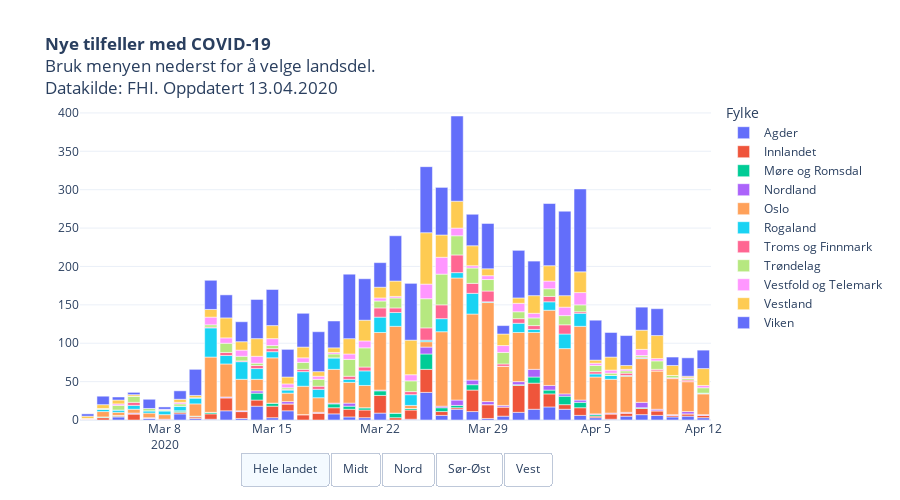

The notebook cell this image was saved under:
### Code cell
legend = [i for i in endring["Fylke"].dropna().unique()]
foretak = [i for i in endring["RHF"].dropna().unique()]
legend.sort()
foretak.sort()

fig = px.bar(endring, x='variable', y='value',
             category_orders={"RHF": foretak},
             title = "<b>Nye tilfeller med COVID-19</b><br>Bruk menyen nederst for å velge landsdel.<br>Datakilde: FHI. Oppdatert "+datetime.today().strftime('%d.%m.%Y'),
             color='Fylke', 
             height=500,
             hover_name="Fylke",
             hover_data=["value"],
             template = "plotly_white",
             labels = {"variable": "Dato", "value": "Nye tilfeller"}    
            )



fig.update_layout(
    updatemenus = list([
    dict(type="buttons", 
         direction="left", 
         active=0,
         buttons=list([
                        dict(label='Hele landet',
                 method='update',
                 args=[{'visible': [True, True, True, True, True, True, True, True, True, True, True]},
                       {'yaxis': {"title": "",
                                  "annotations": []}}]), 
            dict(label='Midt',
                 method='update',
                 args=[{'visible': [False, False, True, False, False, False, False, True, False, False, False]},
                       {'yaxis': {"title": "",
                                  "annotations": []}}]),         
            dict(label='Nord',
                 method='update',
                 args=[{'visible': [False, False, False, True, False, False, True, False, False, False, False]},
                       {'yaxis': {"title": "",
                                  "annotations": []}}]),
            
            dict(label='Sør-Øst',
                 method='update',
                 args=[{'visible': [True, True, False, False, True, False, False, False, True, False, True]},
                       {'yaxis': {"title": "",
                                  "annotations": []}}]),  
                               
             dict(label='Vest',
                 method='update',
                 args=[{'visible': [False, False, False, False, False, True, False, False, False, True, False]},
                       {'yaxis': {"title": "",
                                  "annotations": []}}])  
             
            ]),
            showactive=True,
            x=0.5,
            xanchor="center",
            y=-0.1,
            yanchor="top"
        )
    ]))

fig.update_layout(autosize=True,
    #margin=dict(l=100, r=100, t=150, b=0),
    paper_bgcolor='rgba(0, 0, 0, 0)',
    xaxis=dict(title=''),
    yaxis=dict(title='', rangemode = 'tozero'),
    #plot_bgcolor='rgb(248, 248, 255),'
                 )

py.plot(fig, filename='COVID19_nye_tilfeller.html', auto_open=False)
fig.show()

### Figure 1 — Plotly figure (JSON) as saved in the notebook; plotly's stock layout.template omitted (floating-point values rounded to 4 significant figures)
{"data": [{"alignmentgroup": "True", "customdata": [[1], [0], [4], [0], [2], [0], [8], [2], [1], [12], [2], [18], [3], [12], [0], [0], [8], [4], [3], [9], [0], [1], [36], [6], [14], [11], [2], [5], [10], [14], [17], [14], [6], [3], [1], [5], [7], [6], [4], [5], [3]], "hoverlabel": {"namelength": 0}, "hovertemplate": "<b>%{hovertext}</b><br><br>Fylke=Agder<br>Dato=%{x}<br>Nye tilfeller=%{customdata[0]}", "hovertext": ["Agder", "Agder", "Agder", "Agder", "Agder", "Agder", "Agder", "Agder", "Agder", "Agder", "Agder", "Agder", "Agder", "Agder", "Agder", "Agder", "Agder", "Agder", "Agder", "Agder", "Agder", "Agder", "Agder", "Agder", "Agder", "Agder", "Agder", "Agder", "Agder", "Agder", "Agder", "Agder", "Agder", "Agder", "Agder", "Agder", "Agder", "Agder", "Agder", "Agder", "Agder"], "legendgroup": "Agder", "marker": {"color": "#636efa"}, "name": "Agder", "offsetgroup": "Agder", "orientation": "v", "showlegend": true, "textposition": "auto", "type": "bar", "x": ["2020-03-03T00:00:00", "2020-03-04T00:00:00", "2020-03-05T00:00:00", "2020-03-06T00:00:00", "2020-03-07T00:00:00", "2020-03-08T00:00:00", "2020-03-09T00:00:00", "2020-03-10T00:00:00", "2020-03-11T00:00:00", "2020-03-12T00:00:00", "2020-03-13T00:00:00", "2020-03-14T00:00:00", "2020-03-15T00:00:00", "2020-03-16T00:00:00", "2020-03-17T00:00:00", "2020-03-18T00:00:00", "2020-03-19T00:00:00", "2020-03-20T00:00:00", "2020-03-21T00:00:00", "2020-03-22T00:00:00", "2020-03-23T00:00:00", "2020-03-24T00:00:00", "2020-03-25T00:00:00", "2020-03-26T00:00:00", "2020-03-27T00:00:00", "2020-03-28T00:00:00", "2020-03-29T00:00:00", "2020-03-30T00:00:00", "2020-03-31T00:00:00", "2020-04-01T00:00:00", "2020-04-02T00:00:00", "2020-04-03T00:00:00", "2020-04-04T00:00:00", "2020-04-05T00:00:00", "2020-04-06T00:00:00", "2020-04-07T00:00:00", "2020-04-08T00:00:00", "2020-04-09T00:00:00", "2020-04-10T00:00:00", "2020-04-11T00:00:00", "2020-04-12T00:00:00"], "xaxis": "x", "y": [1, 0, 4, 0, 2, 0, 8, 2, 1, 12, 2, 18, 3, 12, 0, 0, 8, 4, 3, 9, 0, 1, 36, 6, 14, 11, 2, 5, 10, 14, 17, 14, 6, 3, 1, 5, 7, 6, 4, 5, 3], "yaxis": "y"}, {"alignmentgroup": "True", "customdata": [[0], [3], [1], [8], [0], [0], [2], [2], [7], [17], [9], [8], [15], [9], [7], [9], [8], [10], [10], [23], [3], [12], [30], [5], [2], [28], [18], [12], [35], [34], [17], [6], [10], [2], [7], [4], [8], [6], [2], [3], [3]], "hoverlabel": {"namelength": 0}, "hovertemplate": "<b>%{hovertext}</b><br><br>Fylke=Innlandet<br>Dato=%{x}<br>Nye tilfeller=%{customdata[0]}", "hovertext": ["Innlandet", "Innlandet", "Innlandet", "Innlandet", "Innlandet", "Innlandet", "Innlandet", "Innlandet", "Innlandet", "Innlandet", "Innlandet", "Innlandet", "Innlandet", "Innlandet", "Innlandet", "Innlandet", "Innlandet", "Innlandet", "Innlandet", "Innlandet", "Innlandet", "Innlandet", "Innlandet", "Innlandet", "Innlandet", "Innlandet", "Innlandet", "Innlandet", "Innlandet", "Innlandet", "Innlandet", "Innlandet", "Innlandet", "Innlandet", "Innlandet", "Innlandet", "Innlandet", "Innlandet", "Innlandet", "Innlandet", "Innlandet"], "legendgroup": "Innlandet", "marker": {"color": "#EF553B"}, "name": "Innlandet", "offsetgroup": "Innlandet", "orientation": "v", "showlegend": true, "textposition": "auto", "type": "bar", "x": ["2020-03-03T00:00:00", "2020-03-04T00:00:00", "2020-03-05T00:00:00", "2020-03-06T00:00:00", "2020-03-07T00:00:00", "2020-03-08T00:00:00", "2020-03-09T00:00:00", "2020-03-10T00:00:00", "2020-03-11T00:00:00", "2020-03-12T00:00:00", "2020-03-13T00:00:00", "2020-03-14T00:00:00", "2020-03-15T00:00:00", "2020-03-16T00:00:00", "2020-03-17T00:00:00", "2020-03-18T00:00:00", "2020-03-19T00:00:00", "2020-03-20T00:00:00", "2020-03-21T00:00:00", "2020-03-22T00:00:00", "2020-03-23T00:00:00", "2020-03-24T00:00:00", "2020-03-25T00:00:00", "2020-03-26T00:00:00", "2020-03-27T00:00:00", "2020-03-28T00:00:00", "2020-03-29T00:00:00", "2020-03-30T00:00:00", "2020-03-31T00:00:00", "2020-04-01T00:00:00", "2020-04-02T00:00:00", "2020-04-03T00:00:00", "2020-04-04T00:00:00", "2020-04-05T00:00:00", "2020-04-06T00:00:00", "2020-04-07T00:00:00", "2020-04-08T00:00:00", "2020-04-09T00:00:00", "2020-04-10T00:00:00", "2020-04-11T00:00:00", "2020-04-12T00:00:00"], "xaxis": "x", "y": [0, 3, 1, 8, 0, 0, 2, 2, 7, 17, 9, 8, 15, 9, 7, 9, 8, 10, 10, 23, 3, 12, 30, 5, 2, 28, 18, 12, 35, 34, 17, 6, 10, 2, 7, 4, 8, 6, 2, 3, 3], "yaxis": "y"}, {"alignmentgroup": "True", "customdata": [[0], [1], [1], [0], [0], [0], [2], [1], [2], [0], [0], [9], [4], [0], [0], [0], [5], [4], [3], [6], [6], [2], [20], [5], [3], [7], [0], [0], [1], [8], [5], [11], [7], [2], [0], [0], [1], [0], [0], [0], [0]], "hoverlabel": {"namelength": 0}, "hovertemplate": "<b>%{hovertext}</b><br><br>Fylke=Møre og Romsdal<br>Dato=%{x}<br>Nye tilfeller=%{customdata[0]}", "hovertext": ["Møre og Romsdal", "Møre og Romsdal", "Møre og Romsdal", "Møre og Romsdal", "Møre og Romsdal", "Møre og Romsdal", "Møre og Romsdal", "Møre og Romsdal", "Møre og Romsdal", "Møre og Romsdal", "Møre og Romsdal", "Møre og Romsdal", "Møre og Romsdal", "Møre og Romsdal", "Møre og Romsdal", "Møre og Romsdal", "Møre og Romsdal", "Møre og Romsdal", "Møre og Romsdal", "Møre og Romsdal", "Møre og Romsdal", "Møre og Romsdal", "Møre og Romsdal", "Møre og Romsdal", "Møre og Romsdal", "Møre og Romsdal", "Møre og Romsdal", "Møre og Romsdal", "Møre og Romsdal", "Møre og Romsdal", "Møre og Romsdal", "Møre og Romsdal", "Møre og Romsdal", "Møre og Romsdal", "Møre og Romsdal", "Møre og Romsdal", "Møre og Romsdal", "Møre og Romsdal", "Møre og Romsdal", "Møre og Romsdal", "Møre og Romsdal"], "legendgroup": "Møre og Romsdal", "marker": {"color": "#00cc96"}, "name": "Møre og Romsdal", "offsetgroup": "Møre og Romsdal", "orientation": "v", "showlegend": true, "textposition": "auto", "type": "bar", "x": ["2020-03-03T00:00:00", "2020-03-04T00:00:00", "2020-03-05T00:00:00", "2020-03-06T00:00:00", "2020-03-07T00:00:00", "2020-03-08T00:00:00", "2020-03-09T00:00:00", "2020-03-10T00:00:00", "2020-03-11T00:00:00", "2020-03-12T00:00:00", "2020-03-13T00:00:00", "2020-03-14T00:00:00", "2020-03-15T00:00:00", "2020-03-16T00:00:00", "2020-03-17T00:00:00", "2020-03-18T00:00:00", "2020-03-19T00:00:00", "2020-03-20T00:00:00", "2020-03-21T00:00:00", "2020-03-22T00:00:00", "2020-03-23T00:00:00", "2020-03-24T00:00:00", "2020-03-25T00:00:00", "2020-03-26T00:00:00", "2020-03-27T00:00:00", "2020-03-28T00:00:00", "2020-03-29T00:00:00", "2020-03-30T00:00:00", "2020-03-31T00:00:00", "2020-04-01T00:00:00", "2020-04-02T00:00:00", "2020-04-03T00:00:00", "2020-04-04T00:00:00", "2020-04-05T00:00:00", "2020-04-06T00:00:00", "2020-04-07T00:00:00", "2020-04-08T00:00:00", "2020-04-09T00:00:00", "2020-04-10T00:00:00", "2020-04-11T00:00:00", "2020-04-12T00:00:00"], "xaxis": "x", "y": [0, 1, 1, 0, 0, 0, 2, 1, 2, 0, 0, 9, 4, 0, 0, 0, 5, 4, 3, 6, 6, 2, 20, 5, 3, 7, 0, 0, 1, 8, 5, 11, 7, 2, 0, 0, 1, 0, 0, 0, 0], "yaxis": "y"}, {"alignmentgroup": "True", "customdata": [[0], [0], [0], [1], [1], [1], [0], [0], [0], [1], [1], [3], [0], [3], [0], [1], [1], [4], [0], [1], [0], [0], [9], [2], [7], [6], [4], [2], [4], [10], [6], [3], [3], [1], [1], [1], [7], [2], [1], [3], [1]], "hoverlabel": {"namelength": 0}, "hovertemplate": "<b>%{hovertext}</b><br><br>Fylke=Nordland<br>Dato=%{x}<br>Nye tilfeller=%{customdata[0]}", "hovertext": ["Nordland", "Nordland", "Nordland", "Nordland", "Nordland", "Nordland", "Nordland", "Nordland", "Nordland", "Nordland", "Nordland", "Nordland", "Nordland", "Nordland", "Nordland", "Nordland", "Nordland", "Nordland", "Nordland", "Nordland", "Nordland", "Nordland", "Nordland", "Nordland", "Nordland", "Nordland", "Nordland", "Nordland", "Nordland", "Nordland", "Nordland", "Nordland", "Nordland", "Nordland", "Nordland", "Nordland", "Nordland", "Nordland", "Nordland", "Nordland", "Nordland"], "legendgroup": "Nordland", "marker": {"color": "#ab63fa"}, "name": "Nordland", "offsetgroup": "Nordland", "orientation": "v", "showlegend": true, "textposition": "auto", "type": "bar", "x": ["2020-03-03T00:00:00", "2020-03-04T00:00:00", "2020-03-05T00:00:00", "2020-03-06T00:00:00", "2020-03-07T00:00:00", "2020-03-08T00:00:00", "2020-03-09T00:00:00", "2020-03-10T00:00:00", "2020-03-11T00:00:00", "2020-03-12T00:00:00", "2020-03-13T00:00:00", "2020-03-14T00:00:00", "2020-03-15T00:00:00", "2020-03-16T00:00:00", "2020-03-17T00:00:00", "2020-03-18T00:00:00", "2020-03-19T00:00:00", "2020-03-20T00:00:00", "2020-03-21T00:00:00", "2020-03-22T00:00:00", "2020-03-23T00:00:00", "2020-03-24T00:00:00", "2020-03-25T00:00:00", "2020-03-26T00:00:00", "2020-03-27T00:00:00", "2020-03-28T00:00:00", "2020-03-29T00:00:00", "2020-03-30T00:00:00", "2020-03-31T00:00:00", "2020-04-01T00:00:00", "2020-04-02T00:00:00", "2020-04-03T00:00:00", "2020-04-04T00:00:00", "2020-04-05T00:00:00", "2020-04-06T00:00:00", "2020-04-07T00:00:00", "2020-04-08T00:00:00", "2020-04-09T00:00:00", "2020-04-10T00:00:00", "2020-04-11T00:00:00", "2020-04-12T00:00:00"], "xaxis": "x", "y": [0, 0, 0, 1, 1, 1, 0, 0, 0, 1, 1, 3, 0, 3, 0, 1, 1, 4, 0, 1, 0, 0, 9, 2, 7, 6, 4, 2, 4, 10, 6, 3, 3, 1, 1, 1, 7, 2, 1, 3, 1], "yaxis": "y"}, {"alignmentgroup": "True", "customdata": [[0], [7], [4], [5], [6], [6], [0], [16], [72], [43], [41], [15], [59], [11], [37], [19], [44], [27], [29], [75], [113], [4], [7], [97], [159], [86], [129], [51], [64], [48], [98], [59], [96], [48], [44], [47], [57], [50], [47], [39], [27]], "hoverlabel": {"namelength": 0}, "hovertemplate": "<b>%{hovertext}</b><br><br>Fylke=Oslo<br>Dato=%{x}<br>Nye tilfeller=%{customdata[0]}", "hovertext": ["Oslo", "Oslo", "Oslo", "Oslo", "Oslo", "Oslo", "Oslo", "Oslo", "Oslo", "Oslo", "Oslo", "Oslo", "Oslo", "Oslo", "Oslo", "Oslo", "Oslo", "Oslo", "Oslo", "Oslo", "Oslo", "Oslo", "Oslo", "Oslo", "Oslo", "Oslo", "Oslo", "Oslo", "Oslo", "Oslo", "Oslo", "Oslo", "Oslo", "Oslo", "Oslo", "Oslo", "Oslo", "Oslo", "Oslo", "Oslo", "Oslo"], "legendgroup": "Oslo", "marker": {"color": "#FFA15A"}, "name": "Oslo", "offsetgroup": "Oslo", "orientation": "v", "showlegend": true, "textposition": "auto", "type": "bar", "x": ["2020-03-03T00:00:00", "2020-03-04T00:00:00", "2020-03-05T00:00:00", "2020-03-06T00:00:00", "2020-03-07T00:00:00", "2020-03-08T00:00:00", "2020-03-09T00:00:00", "2020-03-10T00:00:00", "2020-03-11T00:00:00", "2020-03-12T00:00:00", "2020-03-13T00:00:00", "2020-03-14T00:00:00", "2020-03-15T00:00:00", "2020-03-16T00:00:00", "2020-03-17T00:00:00", "2020-03-18T00:00:00", "2020-03-19T00:00:00", "2020-03-20T00:00:00", "2020-03-21T00:00:00", "2020-03-22T00:00:00", "2020-03-23T00:00:00", "2020-03-24T00:00:00", "2020-03-25T00:00:00", "2020-03-26T00:00:00", "2020-03-27T00:00:00", "2020-03-28T00:00:00", "2020-03-29T00:00:00", "2020-03-30T00:00:00", "2020-03-31T00:00:00", "2020-04-01T00:00:00", "2020-04-02T00:00:00", "2020-04-03T00:00:00", "2020-04-04T00:00:00", "2020-04-05T00:00:00", "2020-04-06T00:00:00", "2020-04-07T00:00:00", "2020-04-08T00:00:00", "2020-04-09T00:00:00", "2020-04-10T00:00:00", "2020-04-11T00:00:00", "2020-04-12T00:00:00"], "xaxis": "x", "y": [0, 7, 4, 5, 6, 6, 0, 16, 72, 43, 41, 15, 59, 11, 37, 19, 44, 27, 29, 75, 113, 4, 7, 97, 159, 86, 129, 51, 64, 48, 98, 59, 96, 48, 44, 47, 57, 50, 47, 39, 27], "yaxis": "y"}, {"alignmentgroup": "True", "customdata": [[0], [3], [3], [5], [3], [5], [6], [8], [38], [11], [23], [14], [8], [4], [19], [11], [15], [4], [19], [20], [18], [14], [2], [17], [7], [27], [1], [0], [12], [4], [11], [19], [17], [4], [5], [1], [1], [0], [0], [0], [1]], "hoverlabel": {"namelength": 0}, "hovertemplate": "<b>%{hovertext}</b><br><br>Fylke=Rogaland<br>Dato=%{x}<br>Nye tilfeller=%{customdata[0]}", "hovertext": ["Rogaland", "Rogaland", "Rogaland", "Rogaland", "Rogaland", "Rogaland", "Rogaland", "Rogaland", "Rogaland", "Rogaland", "Rogaland", "Rogaland", "Rogaland", "Rogaland", "Rogaland", "Rogaland", "Rogaland", "Rogaland", "Rogaland", "Rogaland", "Rogaland", "Rogaland", "Rogaland", "Rogaland", "Rogaland", "Rogaland", "Rogaland", "Rogaland", "Rogaland", "Rogaland", "Rogaland", "Rogaland", "Rogaland", "Rogaland", "Rogaland", "Rogaland", "Rogaland", "Rogaland", "Rogaland", "Rogaland", "Rogaland"], "legendgroup": "Rogaland", "marker": {"color": "#19d3f3"}, "name": "Rogaland", "offsetgroup": "Rogaland", "orientation": "v", "showlegend": true, "textposition": "auto", "type": "bar", "x": ["2020-03-03T00:00:00", "2020-03-04T00:00:00", "2020-03-05T00:00:00", "2020-03-06T00:00:00", "2020-03-07T00:00:00", "2020-03-08T00:00:00", "2020-03-09T00:00:00", "2020-03-10T00:00:00", "2020-03-11T00:00:00", "2020-03-12T00:00:00", "2020-03-13T00:00:00", "2020-03-14T00:00:00", "2020-03-15T00:00:00", "2020-03-16T00:00:00", "2020-03-17T00:00:00", "2020-03-18T00:00:00", "2020-03-19T00:00:00", "2020-03-20T00:00:00", "2020-03-21T00:00:00", "2020-03-22T00:00:00", "2020-03-23T00:00:00", "2020-03-24T00:00:00", "2020-03-25T00:00:00", "2020-03-26T00:00:00", "2020-03-27T00:00:00", "2020-03-28T00:00:00", "2020-03-29T00:00:00", "2020-03-30T00:00:00", "2020-03-31T00:00:00", "2020-04-01T00:00:00", "2020-04-02T00:00:00", "2020-04-03T00:00:00", "2020-04-04T00:00:00", "2020-04-05T00:00:00", "2020-04-06T00:00:00", "2020-04-07T00:00:00", "2020-04-08T00:00:00", "2020-04-09T00:00:00", "2020-04-10T00:00:00", "2020-04-11T00:00:00", "2020-04-12T00:00:00"], "xaxis": "x", "y": [0, 3, 3, 5, 3, 5, 6, 8, 38, 11, 23, 14, 8, 4, 19, 11, 15, 4, 19, 20, 18, 14, 2, 17, 7, 27, 1, 0, 12, 4, 11, 19, 17, 4, 5, 1, 1, 0, 0, 0, 1], "yaxis": "y"}, {"alignmentgroup": "True", "customdata": [[1], [0], [0], [4], [0], [0], [0], [0], [1], [4], [1], [4], [4], [1], [3], [4], [0], [4], [5], [12], [6], [4], [16], [18], [23], [13], [14], [3], [6], [5], [7], [12], [2], [3], [0], [3], [1], [2], [1], [2], [0]], "hoverlabel": {"namelength": 0}, "hovertemplate": "<b>%{hovertext}</b><br><br>Fylke=Troms og Finnmark<br>Dato=%{x}<br>Nye tilfeller=%{customdata[0]}", "hovertext": ["Troms og Finnmark", "Troms og Finnmark", "Troms og Finnmark", "Troms og Finnmark", "Troms og Finnmark", "Troms og Finnmark", "Troms og Finnmark", "Troms og Finnmark", "Troms og Finnmark", "Troms og Finnmark", "Troms og Finnmark", "Troms og Finnmark", "Troms og Finnmark", "Troms og Finnmark", "Troms og Finnmark", "Troms og Finnmark", "Troms og Finnmark", "Troms og Finnmark", "Troms og Finnmark", "Troms og Finnmark", "Troms og Finnmark", "Troms og Finnmark", "Troms og Finnmark", "Troms og Finnmark", "Troms og Finnmark", "Troms og Finnmark", "Troms og Finnmark", "Troms og Finnmark", "Troms og Finnmark", "Troms og Finnmark", "Troms og Finnmark", "Troms og Finnmark", "Troms og Finnmark", "Troms og Finnmark", "Troms og Finnmark", "Troms og Finnmark", "Troms og Finnmark", "Troms og Finnmark", "Troms og Finnmark", "Troms og Finnmark", "Troms og Finnmark"], "legendgroup": "Troms og Finnmark", "marker": {"color": "#FF6692"}, "name": "Troms og Finnmark", "offsetgroup": "Troms og Finnmark", "orientation": "v", "showlegend": true, "textposition": "auto", "type": "bar", "x": ["2020-03-03T00:00:00", "2020-03-04T00:00:00", "2020-03-05T00:00:00", "2020-03-06T00:00:00", "2020-03-07T00:00:00", "2020-03-08T00:00:00", "2020-03-09T00:00:00", "2020-03-10T00:00:00", "2020-03-11T00:00:00", "2020-03-12T00:00:00", "2020-03-13T00:00:00", "2020-03-14T00:00:00", "2020-03-15T00:00:00", "2020-03-16T00:00:00", "2020-03-17T00:00:00", "2020-03-18T00:00:00", "2020-03-19T00:00:00", "2020-03-20T00:00:00", "2020-03-21T00:00:00", "2020-03-22T00:00:00", "2020-03-23T00:00:00", "2020-03-24T00:00:00", "2020-03-25T00:00:00", "2020-03-26T00:00:00", "2020-03-27T00:00:00", "2020-03-28T00:00:00", "2020-03-29T00:00:00", "2020-03-30T00:00:00", "2020-03-31T00:00:00", "2020-04-01T00:00:00", "2020-04-02T00:00:00", "2020-04-03T00:00:00", "2020-04-04T00:00:00", "2020-04-05T00:00:00", "2020-04-06T00:00:00", "2020-04-07T00:00:00", "2020-04-08T00:00:00", "2020-04-09T00:00:00", "2020-04-10T00:00:00", "2020-04-11T00:00:00", "2020-04-12T00:00:00"], "xaxis": "x", "y": [1, 0, 0, 4, 0, 0, 0, 0, 1, 4, 1, 4, 4, 1, 3, 4, 0, 4, 5, 12, 6, 4, 16, 18, 23, 13, 14, 3, 6, 5, 7, 12, 2, 3, 0, 3, 1, 2, 1, 2, 0], "yaxis": "y"}, {"alignmentgroup": "True", "customdata": [[0], [1], [6], [8], [3], [1], [3], [0], [3], [12], [6], [3], [4], [2], [9], [9], [5], [22], [25], [9], [13], [14], [38], [40], [25], [20], [15], [15], [9], [10], [10], [12], [9], [8], [3], [3], [2], [11], [3], [2], [7]], "hoverlabel": {"namelength": 0}, "hovertemplate": "<b>%{hovertext}</b><br><br>Fylke=Trøndelag<br>Dato=%{x}<br>Nye tilfeller=%{customdata[0]}", "hovertext": ["Trøndelag", "Trøndelag", "Trøndelag", "Trøndelag", "Trøndelag", "Trøndelag", "Trøndelag", "Trøndelag", "Trøndelag", "Trøndelag", "Trøndelag", "Trøndelag", "Trøndelag", "Trøndelag", "Trøndelag", "Trøndelag", "Trøndelag", "Trøndelag", "Trøndelag", "Trøndelag", "Trøndelag", "Trøndelag", "Trøndelag", "Trøndelag", "Trøndelag", "Trøndelag", "Trøndelag", "Trøndelag", "Trøndelag", "Trøndelag", "Trøndelag", "Trøndelag", "Trøndelag", "Trøndelag", "Trøndelag", "Trøndelag", "Trøndelag", "Trøndelag", "Trøndelag", "Trøndelag", "Trøndelag"], "legendgroup": "Trøndelag", "marker": {"color": "#B6E880"}, "name": "Trøndelag", "offsetgroup": "Trøndelag", "orientation": "v", "showlegend": true, "textposition": "auto", "type": "bar", "x": ["2020-03-03T00:00:00", "2020-03-04T00:00:00", "2020-03-05T00:00:00", "2020-03-06T00:00:00", "2020-03-07T00:00:00", "2020-03-08T00:00:00", "2020-03-09T00:00:00", "2020-03-10T00:00:00", "2020-03-11T00:00:00", "2020-03-12T00:00:00", "2020-03-13T00:00:00", "2020-03-14T00:00:00", "2020-03-15T00:00:00", "2020-03-16T00:00:00", "2020-03-17T00:00:00", "2020-03-18T00:00:00", "2020-03-19T00:00:00", "2020-03-20T00:00:00", "2020-03-21T00:00:00", "2020-03-22T00:00:00", "2020-03-23T00:00:00", "2020-03-24T00:00:00", "2020-03-25T00:00:00", "2020-03-26T00:00:00", "2020-03-27T00:00:00", "2020-03-28T00:00:00", "2020-03-29T00:00:00", "2020-03-30T00:00:00", "2020-03-31T00:00:00", "2020-04-01T00:00:00", "2020-04-02T00:00:00", "2020-04-03T00:00:00", "2020-04-04T00:00:00", "2020-04-05T00:00:00", "2020-04-06T00:00:00", "2020-04-07T00:00:00", "2020-04-08T00:00:00", "2020-04-09T00:00:00", "2020-04-10T00:00:00", "2020-04-11T00:00:00", "2020-04-12T00:00:00"], "xaxis": "x", "y": [0, 1, 6, 8, 3, 1, 3, 0, 3, 12, 6, 3, 4, 2, 9, 9, 5, 22, 25, 9, 13, 14, 38, 40, 25, 20, 15, 15, 9, 10, 10, 12, 9, 8, 3, 3, 2, 11, 3, 2, 7], "yaxis": "y"}, {"alignmentgroup": "True", "customdata": [[0], [0], [2], [0], [0], [1], [2], [0], [10], [7], [8], [9], [9], [5], [6], [4], [2], [7], [9], [4], [2], [8], [19], [22], [10], [3], [5], [9], [11], [6], [10], [11], [16], [3], [4], [2], [8], [3], [0], [1], [3]], "hoverlabel": {"namelength": 0}, "hovertemplate": "<b>%{hovertext}</b><br><br>Fylke=Vestfold og Telemark<br>Dato=%{x}<br>Nye tilfeller=%{customdata[0]}", "hovertext": ["Vestfold og Telemark", "Vestfold og Telemark", "Vestfold og Telemark", "Vestfold og Telemark", "Vestfold og Telemark", "Vestfold og Telemark", "Vestfold og Telemark", "Vestfold og Telemark", "Vestfold og Telemark", "Vestfold og Telemark", "Vestfold og Telemark", "Vestfold og Telemark", "Vestfold og Telemark", "Vestfold og Telemark", "Vestfold og Telemark", "Vestfold og Telemark", "Vestfold og Telemark", "Vestfold og Telemark", "Vestfold og Telemark", "Vestfold og Telemark", "Vestfold og Telemark", "Vestfold og Telemark", "Vestfold og Telemark", "Vestfold og Telemark", "Vestfold og Telemark", "Vestfold og Telemark", "Vestfold og Telemark", "Vestfold og Telemark", "Vestfold og Telemark", "Vestfold og Telemark", "Vestfold og Telemark", "Vestfold og Telemark", "Vestfold og Telemark", "Vestfold og Telemark", "Vestfold og Telemark", "Vestfold og Telemark", "Vestfold og Telemark", "Vestfold og Telemark", "Vestfold og Telemark", "Vestfold og Telemark", "Vestfold og Telemark"], "legendgroup": "Vestfold og Telemark", "marker": {"color": "#FF97FF"}, "name": "Vestfold og Telemark", "offsetgroup": "Vestfold og Telemark", "orientation": "v", "showlegend": true, "textposition": "auto", "type": "bar", "x": ["2020-03-03T00:00:00", "2020-03-04T00:00:00", "2020-03-05T00:00:00", "2020-03-06T00:00:00", "2020-03-07T00:00:00", "2020-03-08T00:00:00", "2020-03-09T00:00:00", "2020-03-10T00:00:00", "2020-03-11T00:00:00", "2020-03-12T00:00:00", "2020-03-13T00:00:00", "2020-03-14T00:00:00", "2020-03-15T00:00:00", "2020-03-16T00:00:00", "2020-03-17T00:00:00", "2020-03-18T00:00:00", "2020-03-19T00:00:00", "2020-03-20T00:00:00", "2020-03-21T00:00:00", "2020-03-22T00:00:00", "2020-03-23T00:00:00", "2020-03-24T00:00:00", "2020-03-25T00:00:00", "2020-03-26T00:00:00", "2020-03-27T00:00:00", "2020-03-28T00:00:00", "2020-03-29T00:00:00", "2020-03-30T00:00:00", "2020-03-31T00:00:00", "2020-04-01T00:00:00", "2020-04-02T00:00:00", "2020-04-03T00:00:00", "2020-04-04T00:00:00", "2020-04-05T00:00:00", "2020-04-06T00:00:00", "2020-04-07T00:00:00", "2020-04-08T00:00:00", "2020-04-09T00:00:00", "2020-04-10T00:00:00", "2020-04-11T00:00:00", "2020-04-12T00:00:00"], "xaxis": "x", "y": [0, 0, 2, 0, 0, 1, 2, 0, 10, 7, 8, 9, 9, 5, 6, 4, 2, 7, 9, 4, 2, 8, 19, 22, 10, 3, 5, 9, 11, 6, 10, 11, 16, 3, 4, 2, 8, 3, 0, 1, 3], "yaxis": "y"}, {"alignmentgroup": "True", "customdata": [[3], [5], [5], [2], [0], [0], [4], [3], [10], [26], [11], [23], [17], [9], [14], [6], [6], [20], [27], [14], [20], [45], [67], [29], [35], [26], [9], [15], [7], [23], [20], [15], [27], [4], [17], [5], [25], [30], [13], [2], [22]], "hoverlabel": {"namelength": 0}, "hovertemplate": "<b>%{hovertext}</b><br><br>Fylke=Vestland<br>Dato=%{x}<br>Nye tilfeller=%{customdata[0]}", "hovertext": ["Vestland", "Vestland", "Vestland", "Vestland", "Vestland", "Vestland", "Vestland", "Vestland", "Vestland", "Vestland", "Vestland", "Vestland", "Vestland", "Vestland", "Vestland", "Vestland", "Vestland", "Vestland", "Vestland", "Vestland", "Vestland", "Vestland", "Vestland", "Vestland", "Vestland", "Vestland", "Vestland", "Vestland", "Vestland", "Vestland", "Vestland", "Vestland", "Vestland", "Vestland", "Vestland", "Vestland", "Vestland", "Vestland", "Vestland", "Vestland", "Vestland"], "legendgroup": "Vestland", "marker": {"color": "#FECB52"}, "name": "Vestland", "offsetgroup": "Vestland", "orientation": "v", "showlegend": true, "textposition": "auto", "type": "bar", "x": ["2020-03-03T00:00:00", "2020-03-04T00:00:00", "2020-03-05T00:00:00", "2020-03-06T00:00:00", "2020-03-07T00:00:00", "2020-03-08T00:00:00", "2020-03-09T00:00:00", "2020-03-10T00:00:00", "2020-03-11T00:00:00", "2020-03-12T00:00:00", "2020-03-13T00:00:00", "2020-03-14T00:00:00", "2020-03-15T00:00:00", "2020-03-16T00:00:00", "2020-03-17T00:00:00", "2020-03-18T00:00:00", "2020-03-19T00:00:00", "2020-03-20T00:00:00", "2020-03-21T00:00:00", "2020-03-22T00:00:00", "2020-03-23T00:00:00", "2020-03-24T00:00:00", "2020-03-25T00:00:00", "2020-03-26T00:00:00", "2020-03-27T00:00:00", "2020-03-28T00:00:00", "2020-03-29T00:00:00", "2020-03-30T00:00:00", "2020-03-31T00:00:00", "2020-04-01T00:00:00", "2020-04-02T00:00:00", "2020-04-03T00:00:00", "2020-04-04T00:00:00", "2020-04-05T00:00:00", "2020-04-06T00:00:00", "2020-04-07T00:00:00", "2020-04-08T00:00:00", "2020-04-09T00:00:00", "2020-04-10T00:00:00", "2020-04-11T00:00:00", "2020-04-12T00:00:00"], "xaxis": "x", "y": [3, 5, 5, 2, 0, 0, 4, 3, 10, 26, 11, 23, 17, 9, 14, 6, 6, 20, 27, 14, 20, 45, 67, 29, 35, 26, 9, 15, 7, 23, 20, 15, 27, 4, 17, 5, 25, 30, 13, 2, 22], "yaxis": "y"}, {"alignmentgroup": "True", "customdata": [[3], [11], [4], [3], [12], [3], [11], [34], [38], [30], [26], [51], [47], [36], [44], [52], [35], [84], [54], [32], [59], [74], [86], [62], [111], [41], [59], [11], [62], [45], [81], [110], [108], [52], [32], [39], [30], [35], [11], [24], [24]], "hoverlabel": {"namelength": 0}, "hovertemplate": "<b>%{hovertext}</b><br><br>Fylke=Viken<br>Dato=%{x}<br>Nye tilfeller=%{customdata[0]}", "hovertext": ["Viken", "Viken", "Viken", "Viken", "Viken", "Viken", "Viken", "Viken", "Viken", "Viken", "Viken", "Viken", "Viken", "Viken", "Viken", "Viken", "Viken", "Viken", "Viken", "Viken", "Viken", "Viken", "Viken", "Viken", "Viken", "Viken", "Viken", "Viken", "Viken", "Viken", "Viken", "Viken", "Viken", "Viken", "Viken", "Viken", "Viken", "Viken", "Viken", "Viken", "Viken"], "legendgroup": "Viken", "marker": {"color": "#636efa"}, "name": "Viken", "offsetgroup": "Viken", "orientation": "v", "showlegend": true, "textposition": "auto", "type": "bar", "x": ["2020-03-03T00:00:00", "2020-03-04T00:00:00", "2020-03-05T00:00:00", "2020-03-06T00:00:00", "2020-03-07T00:00:00", "2020-03-08T00:00:00", "2020-03-09T00:00:00", "2020-03-10T00:00:00", "2020-03-11T00:00:00", "2020-03-12T00:00:00", "2020-03-13T00:00:00", "2020-03-14T00:00:00", "2020-03-15T00:00:00", "2020-03-16T00:00:00", "2020-03-17T00:00:00", "2020-03-18T00:00:00", "2020-03-19T00:00:00", "2020-03-20T00:00:00", "2020-03-21T00:00:00", "2020-03-22T00:00:00", "2020-03-23T00:00:00", "2020-03-24T00:00:00", "2020-03-25T00:00:00", "2020-03-26T00:00:00", "2020-03-27T00:00:00", "2020-03-28T00:00:00", "2020-03-29T00:00:00", "2020-03-30T00:00:00", "2020-03-31T00:00:00", "2020-04-01T00:00:00", "2020-04-02T00:00:00", "2020-04-03T00:00:00", "2020-04-04T00:00:00", "2020-04-05T00:00:00", "2020-04-06T00:00:00", "2020-04-07T00:00:00", "2020-04-08T00:00:00", "2020-04-09T00:00:00", "2020-04-10T00:00:00", "2020-04-11T00:00:00", "2020-04-12T00:00:00"], "xaxis": "x", "y": [3, 11, 4, 3, 12, 3, 11, 34, 38, 30, 26, 51, 47, 36, 44, 52, 35, 84, 54, 32, 59, 74, 86, 62, 111, 41, 59, 11, 62, 45, 81, 110, 108, 52, 32, 39, 30, 35, 11, 24, 24], "yaxis": "y"}], "layout": {"autosize": true, "barmode": "relative", "height": 500, "legend": {"title": {"text": "Fylke"}, "tracegroupgap": 0}, "paper_bgcolor": "rgba(0, 0, 0, 0)", "title": {"text": "<b>Nye tilfeller med COVID-19</b><br>Bruk menyen nederst for å velge landsdel.<br>Datakilde: FHI. Oppdatert 13.04.2020"}, "updatemenus": [{"active": 0, "buttons": [{"args": [{"visible": [true, true, true, true, true, true, true, true, true, true, true]}, {"yaxis": {"annotations": [], "title": ""}}], "label": "Hele landet", "method": "update"}, {"args": [{"visible": [false, false, true, false, false, false, false, true, false, false, false]}, {"yaxis": {"annotations": [], "title": ""}}], "label": "Midt", "method": "update"}, {"args": [{"visible": [false, false, false, true, false, false, true, false, false, false, false]}, {"yaxis": {"annotations": [], "title": ""}}], "label": "Nord", "method": "update"}, {"args": [{"visible": [true, true, false, false, true, false, false, false, true, false, true]}, {"yaxis": {"annotations": [], "title": ""}}], "label": "Sør-Øst", "method": "update"}, {"args": [{"visible": [false, false, false, false, false, true, false, false, false, true, false]}, {"yaxis": {"annotations": [], "title": ""}}], "label": "Vest", "method": "update"}], "direction": "left", "showactive": true, "type": "buttons", "x": 0.5, "xanchor": "center", "y": -0.1, "yanchor": "top"}], "xaxis": {"anchor": "y", "domain": [0, 1], "title": {"text": ""}}, "yaxis": {"anchor": "x", "domain": [0, 1], "rangemode": "tozero", "title": {"text": ""}}}}
